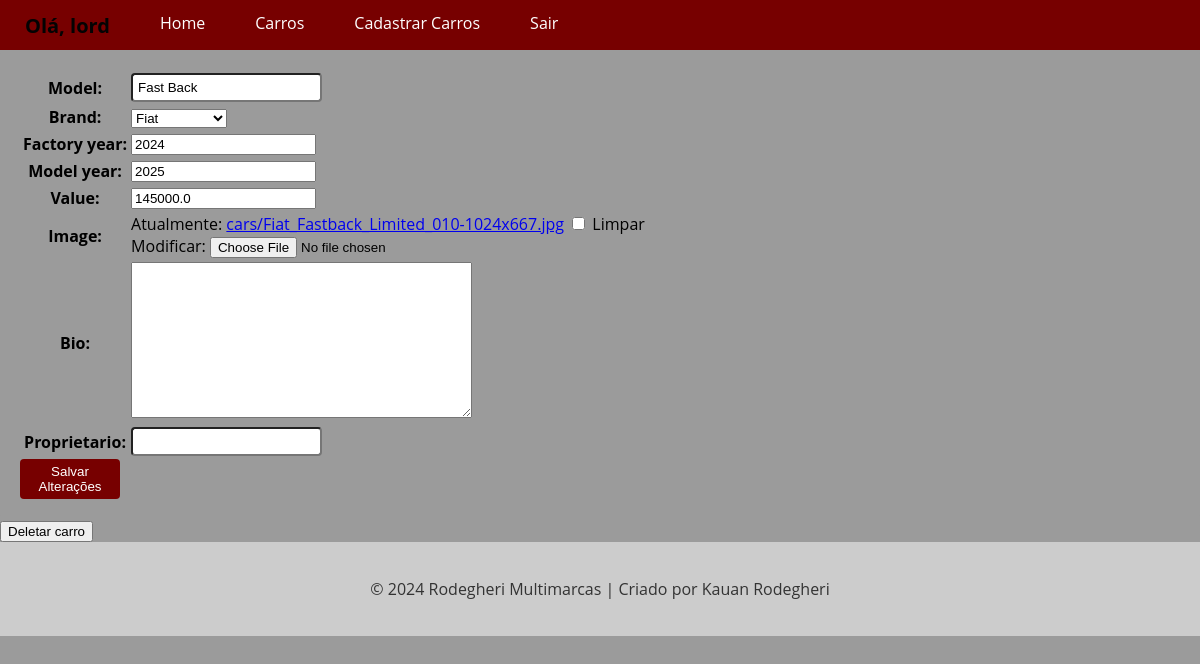
Page /car/2/update/ (signed in) on the earlier database version.
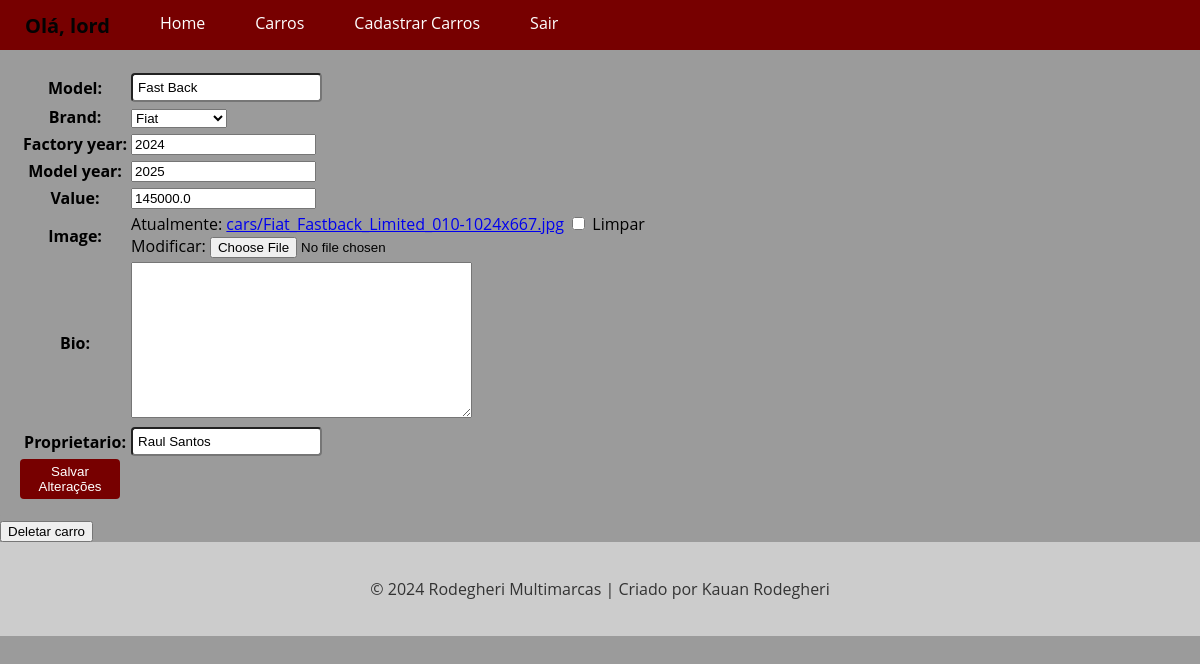
Same page on the later database version.
### cars/models.py (models this page shows, shortened)
class Car(models.Model):
    id = models.AutoField(primary_key=True)
    model = models.CharField(max_length=50)
    brand = models.ForeignKey(Brand, on_delete=models.PROTECT, related_name='car_brand')
    factory_year = models.IntegerField(blank=True, null=True)
    model_year = models.IntegerField(blank=True, null=True)
    value = models.FloatField(blank=True, null=True)
    image = models.ImageField(upload_to='cars/', blank=True, null=True)
    bio = models.TextField(blank=True, null=True)
    proprietario = models.CharField(max_length=150, null=True)

### cars/views.py (the view, shortened to what this page needs)
# urls.py: path('car/<int:pk>/update/', CarUpdateView.as_view(), name= 'car_update'),
@method_decorator(login_required(login_url='login'), name='dispatch')
class CarUpdateView(UpdateView):
    model = Car
    form_class = CarModelForm
    template_name = 'car_update.html'

### cars/forms.py (shortened to what this page needs)
class CarModelForm(forms.ModelForm):
    class Meta:
        model = Car
        fields = '__all__'

### cars/models.py (called while the page is built)
    def __str__(self):
        return self.nome

### cars/Templates/car_update.html (shortened to what this page needs)
{% extends 'base.html' %}
{% block content %}
    <form method="POST" enctype="multipart/form-data">
        <table>
            {{ form.as_table }}
        </table>
        <button type="submit">Salvar Alterações</button>
    </form>
    <button
    class="btn btn-danger"
    onclick="location.href='{% url 'delete_car' pk=object.id %}'">Deletar carro</button>
{% endblock %}

Differences in the rows shown:
changed Car "Fast Back": proprietario (not shown) → "Raul Santos"
